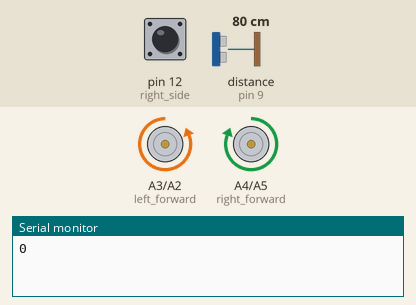
Bench run of a sketch on a simulated Arduino Uno, built with avr-gcc and run on an emulated ATmega328P. On the bench: motor-driver pin pairs drawn as motors (green arrow = first pin HIGH = forward, orange = second pin HIGH = backward, longer = more drive), the last lines printed to the serial monitor. The test bench sets the inputs (shaded band); at power-on: distance to the obstacle (sensor on pin 9) 80 cm, pin 12 (right_side) LOW.

Above: at 5.2 s.
5.3 s: distance to the obstacle (sensor on pin 9) set to 2 cm
At 7.9 s:
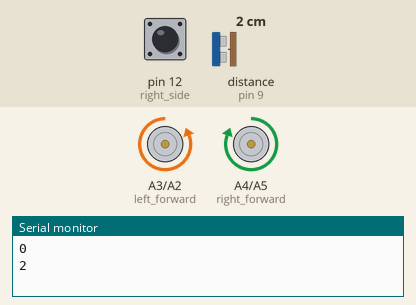
11.6 s: distance to the obstacle (sensor on pin 9) set to 35 cm
At 13.2 s:
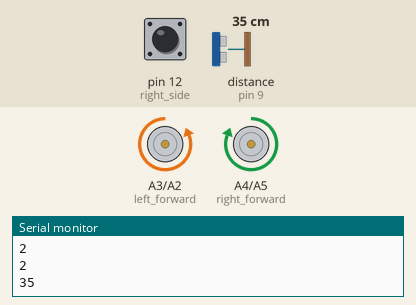
Timing chart, 0 to 21.1 s (numbered marks = the images above; inputs shaded):
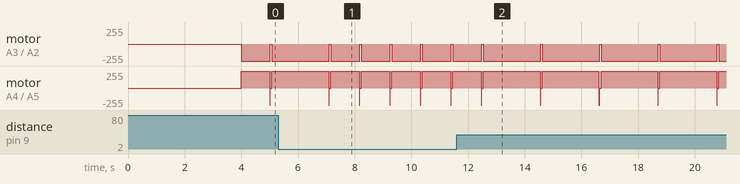

Measured:
- after the input at 5.3 s, motor on A3 (left_forward) / A2 (left_backward): alternates backward 255/255 for 1.0 s and stopped for 0.05 s, starting after 2.9 s
- after the input at 11.6 s, motor on A3 (left_forward) / A2 (left_backward): alternates backward 255/255 for 2.0 s and stopped for 0.05 s, starting after 3.0 s
- by itself, motor on A4 (right_forward) / A5 (right_backward): repeats every 2.1 s: stopped 0.05 s, forward 255/255 2.0 s, backward 255/255 0.03 s

The sketch:

Sumo_Class.ino
```cpp
#include <NewPing.h>
const int left_forward = A3;//while high moves left motor forward
const int left_backward = A2;//while high moves left motor backward
const int right_forward = A4;//while high moves right motor forward
const int right_backward = A5;//while high moves right motor backward
const int left_side = 13;//left edge sensor
const int right_side = 12;//right edge sensor
NewPing Sonar(8,9, 60);
NewPing Left_Sonar(11,10, 60);
NewPing Right_Sonar(6, 5, 60);
void setup() {
  // put your setup code here, to run once:
  //Pin setup is declared here.
  pinMode(left_forward, OUTPUT);
  pinMode(left_backward, OUTPUT);
  pinMode(right_forward, OUTPUT);
  pinMode(right_backward, OUTPUT);
  pinMode(left_side, INPUT);
  pinMode(right_side, INPUT);
  Serial.begin(9600);
  Stop();
  delay(4000);
}
bool invert = false;
bool obstacle_mode = true;// Obstacle mode is declared true by default until an edge is reached where it is inverted from there.
int duration = 300;// Duration of the robots scan for other nearby robots is decalred here.
void loop() {
  int  dist;// Sonar.ping_cm() is this variables near equivilent.
  // put your main code here, to run repeatedly:

  //If the robot is in the near center of the arena and obstacle mode is true the robot moves forward.
  if (digitalRead(right_side) == HIGH && digitalRead(left_side) == HIGH && obstacle_mode == true){
    forward();
    if (obstacle_mode == true && Left_Sonar.ping_cm() <= 60 && Left_Sonar.ping_cm() != 0){
      invert = false;
      obstacle_mode = false;
    }
    if (obstacle_mode == true && Right_Sonar.ping_cm() <= 60 && Right_Sonar.ping_cm() != 0){
      invert = true;
      obstacle_mode = false;
    }
  }
  //If the robot is on an edge of the arena obstacle mode is inverted, the robot moves backwards, and then turns left.
  if (digitalRead(right_side) == LOW || digitalRead(left_side) == LOW){
    backward();
    delay(1000);
    if (obstacle_mode == false){
      obstacle_mode = true;
    }
    else{
      obstacle_mode = false;
    }
  }
  //if obstacle mode is false robot scans the arena for another bot. The duration of the scan is defined above the loop.
  if (obstacle_mode == false && invert == false){
    Left();
    delay(25);
    Stop();
    delay(50);
    duration -= 1;
    dist= Sonar.ping_cm();
    Serial.println(dist);
    if (dist <= 30 && dist != 0 || duration <= 0){//if the scan turns up something obstacle mode becomes true and the robot will run over the other bot.
      duration = 300;
      obstacle_mode = true;
    }
  }
  if (obstacle_mode == false && invert == true){
    Right();
    delay(25);
    Stop();
    delay(50);
    duration -= 1;
    dist= Sonar.ping_cm();
    Serial.println(dist);
    if (dist <= 30 && dist != 0 || duration <= 0){//if the scan turns up something obstacle mode becomes true and the robot will run over the other bot.
      duration = 300;
      obstacle_mode = true;
    }
  }
}
void backward(){//backwards code is defined here.
  digitalWrite(left_backward, HIGH);
  digitalWrite(left_forward, LOW);
  digitalWrite(right_forward, HIGH);
  digitalWrite(right_backward, LOW);
}
void forward(){//forward code is defined here.
  digitalWrite(left_backward, LOW);
  digitalWrite(left_forward, HIGH);
  digitalWrite(right_forward, LOW);
  digitalWrite(right_backward, HIGH);
}
void Left(){//Left code is defined here.
  digitalWrite(left_backward, HIGH);
  digitalWrite(left_forward, LOW);
  digitalWrite(right_forward, LOW);
  digitalWrite(right_backward, HIGH);
}
void Right(){
  digitalWrite(left_backward, LOW);
  digitalWrite(left_forward, HIGH);
  digitalWrite(right_forward, HIGH);
  digitalWrite(right_backward, LOW);
}
void Stop()//robot stop code is defined here if need be
{
  analogWrite(left_backward, 0);
  analogWrite(left_forward, 0);
  analogWrite(right_forward, 0);
  analogWrite(right_backward, 0);
}
```
